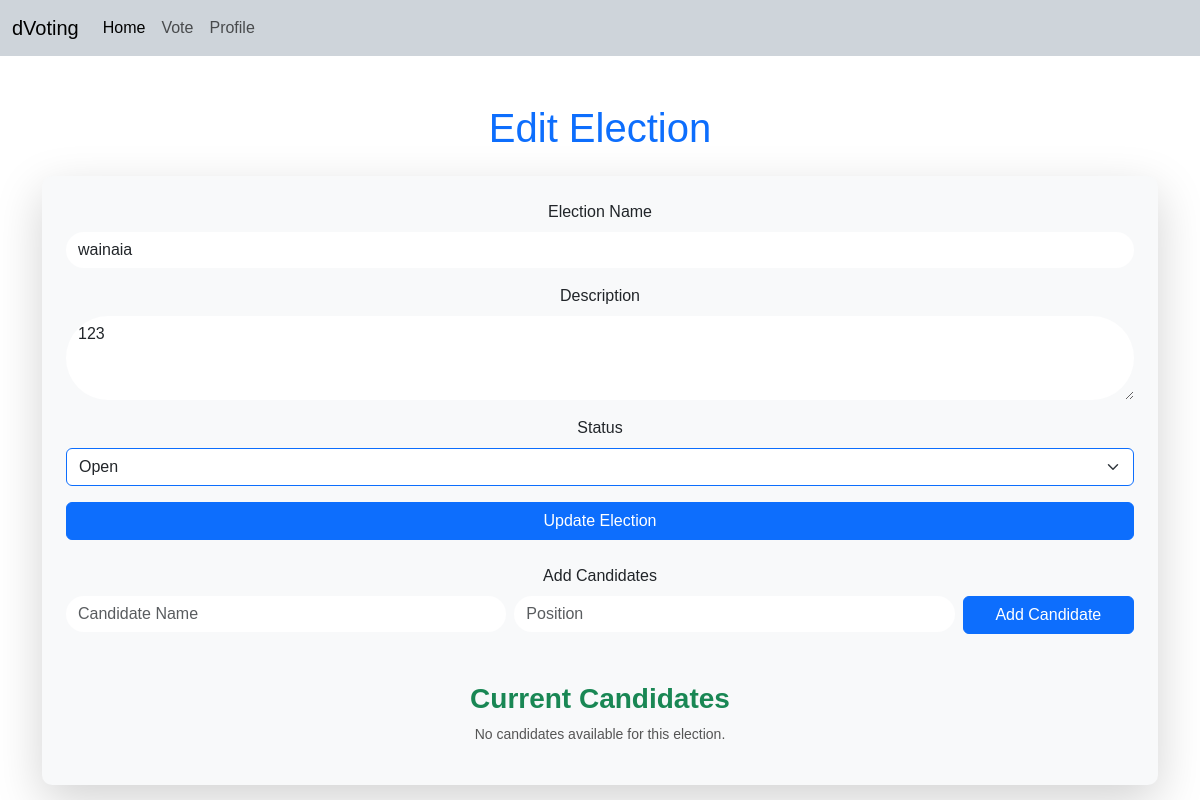
The app's page /app/edit_election/3/ with its own data.
### app/models.py (models this page shows, shortened)
class Election(models.Model):
    name = models.CharField(max_length=255)
    description = models.TextField()
    status = models.CharField(max_length=10, choices=[('open', 'Open'), ('closed', 'Closed')])
    election_for = models.CharField(max_length=100, blank=True)  # What the election is for
    created_at = models.DateTimeField(auto_now_add=True)
    updated_at = models.DateTimeField(auto_now=True)
    created_by = models.ForeignKey('auth.User', on_delete=models.CASCADE, related_name='created_elections', null=True)
    elected_positions = models.ManyToManyField(Position, blank=True)

### app/views.py (the view, shortened to what this page needs)
# urls.py: path('edit_election/<int:election_id>/', views.edit_election, name='edit_election'),
def edit_election(request, election_id):
    election = get_object_or_404(Election, id=election_id)
    candidates = election.candidates.all()  # Get all candidates associated with the election
    context = {'election': election, 'candidates': candidates}
    return render(request, 'edit_election.html', context)

### app/templates/edit_election.html (shortened to what this page needs)
{% extends 'base.html' %}
{% block content %}
<div class="container mt-5">
    <h1 class="text-center text-primary mb-4">Edit Election</h1>
    <div class="card shadow-lg p-4" style="background-color: #f8f9fa; border-radius: 10px;">
        {% if election %}
        <form method="POST" action="{% url 'edit_election' election.id %}" name="election_form">
            <div class="form-group mb-3">
                <label for="name" class="form-label text-dark">Election Name</label>
                <input type="text" id="name" name="name" value="{{ election.name }}" class="form-control border-primary" required>
            </div>
            <div class="form-group mb-3">
                <label for="description" class="form-label text-dark">Description</label>
                <textarea id="description" name="description" class="form-control border-primary" rows="3" required>{{ election.description }}</textarea>
            </div>
            <div class="form-group mb-3">
                <label for="status" class="form-label text-dark">Status</label>
                <select id="status" name="status" class="form-select border-primary">
                    <option value="open" {% if election.status == "open" %}selected{% endif %}>Open</option>
                </select>
            </div>
            <button type="submit" class="btn btn-primary w-100">Update Election</button>
        </form>
        <div class="form-group mb-4 mt-4">
            <label class="form-label">Add Candidates</label>
            <form method="POST" action="{% url 'edit_election' election.id %}" name="candidate_form">
                <div class="row g-2">
                    <div class="col-md-5">
                        <input type="text" name="name" class="form-control" placeholder="Candidate Name" required>
                    </div>
                    <div class="col-md-5">
                        <input type="text" name="position" class="form-control" placeholder="Position" required>
                    </div>
                    <div class="col-md-2">
                        <button type="submit" class="btn btn-primary w-100">Add Candidate</button>
                    </div>
                </div>
            </form>
        </div>
        <div class="mt-4">
            <h3 class="text-success">Current Candidates</h3>
            <ul class="list-group">
                {% for candidate in candidates %}
                    <li class="list-group-item">
                        {{ candidate.name }} - {{ candidate.position }}
                    </li>
                {% empty %}
                    <p>No candidates available for this election.</p>
                {% endfor %}
            </ul>
        </div>
        {% else %}
        <p class="text-danger">No election data available for editing. Please try again.</p>
        {% endif %}
    </div>
</div>
{% endblock %}

### static/style/main.css (style rules this page uses)
body { font-family: 'Poppins', sans-serif; }
.card { border: none; box-shadow: 0 10px 20px rgba(0, 0, 0, 0.2); padding: 30px; text-align: center; }
.card h3 { font-weight: bold; color: #121212; }
.card p { color: #555555; font-size: 14px; }
.form-control { border: none; border-radius: 50px; }

### records on screen
Election: name "wainaia", description "123", status "Open"
